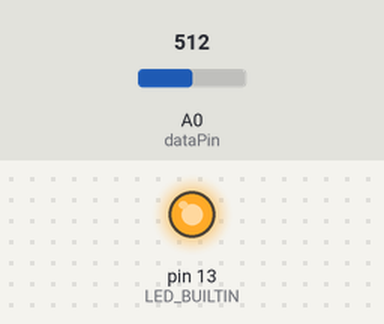
A sketch run on a simulated Arduino Uno, built with avr-gcc and run on an emulated ATmega328P. Parts: output pins drawn as LEDs (lit = HIGH). Inputs (shaded band) come from the test bench; at power-on: A0 (dataPin) = 512. What the sketch prints to the serial monitor is not drawn.

Above: at 1.8 s.
1.9 s: A0 (dataPin) set to 313
3.4 s: A0 (dataPin) set to 287
At 5.0 s:
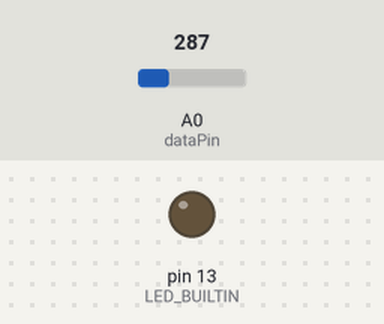
5.5 s: A0 (dataPin) set to 306
At 6.6 s:
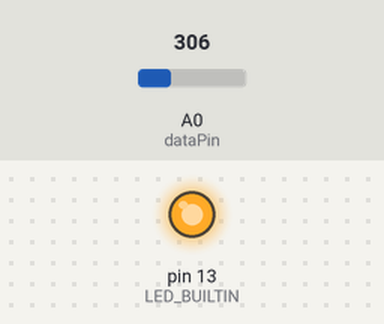
7.5 s: A0 (dataPin) set to 290
At 9.3 s:
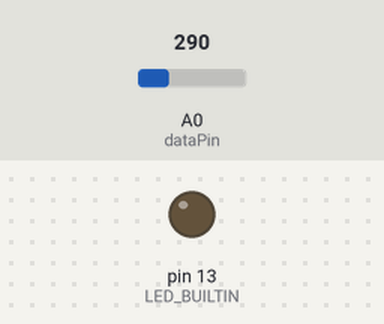
Timing chart, 0 to 10.5 s (numbered marks = the images above; inputs shaded):
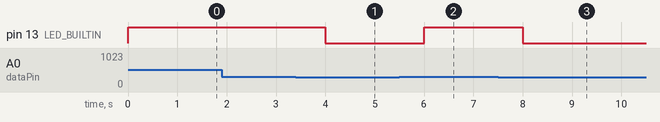

Measured:
- the behaviour switches between 301 and 300 on A0 (dataPin) (found by bisection; images 0 and 1)
- after the input at 1.9 s, every drawn part: stays the same
- after the input at 3.4 s, pin 13 (LED_BUILTIN): HIGH → LOW after 0.60 s
- after the input at 5.5 s, pin 13 (LED_BUILTIN): LOW → HIGH after 0.50 s
- after the input at 7.5 s, pin 13 (LED_BUILTIN): HIGH → LOW after 0.50 s

The sketch:

data-reader-core.ino
```cpp
const int dataPin = A0;
const int defaultBaud = 9600;

void setup(){
  Serial.begin(defaultBaud);
  pinMode(LED_BUILTIN, OUTPUT);
}
void loop(){
  int sensor = analogRead(dataPin);
  Serial.print(sensor);
  if (sensor > 300){
    digitalWrite(LED_BUILTIN, HIGH);
  } else {
    digitalWrite(LED_BUILTIN, LOW);
  }
  delay(1000);
}
```
